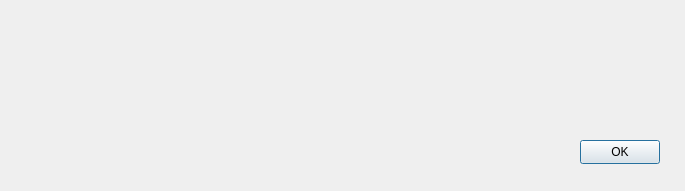
<?xml version="1.0" encoding="UTF-8"?>
<ui version="4.0">
 <class>ImportSuccess</class>
 <widget class="QDialog" name="ImportSuccess">
  <property name="geometry">
   <rect>
    <x>0</x>
    <y>0</y>
    <width>685</width>
    <height>191</height>
   </rect>
  </property>
  <property name="windowTitle">
   <string>Dialog</string>
  </property>
  <widget class="QPushButton" name="pushButton">
   <property name="geometry">
    <rect>
     <x>580</x>
     <y>140</y>
     <width>80</width>
     <height>24</height>
    </rect>
   </property>
   <property name="text">
    <string>OK</string>
   </property>
  </widget>
 </widget>
 <resources/>
 <connections>
  <connection>
   <sender>pushButton</sender>
   <signal>clicked()</signal>
   <receiver>ImportSuccess</receiver>
   <slot>accept()</slot>
   <hints>
    <hint type="sourcelabel">
     <x>249</x>
     <y>191</y>
    </hint>
    <hint type="destinationlabel">
     <x>157</x>
     <y>274</y>
    </hint>
   </hints>
  </connection>
 </connections>
</ui>
